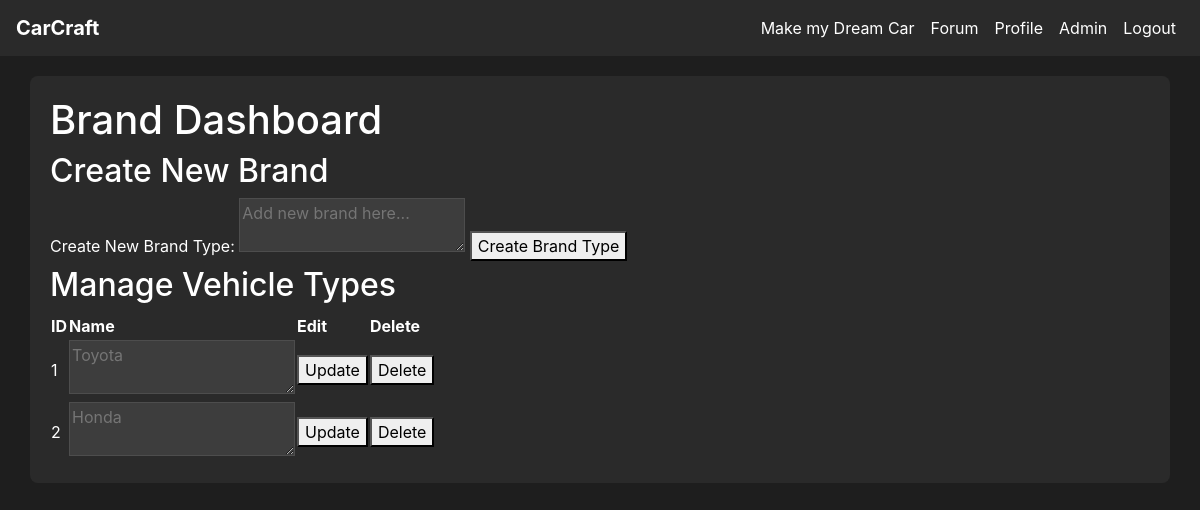
Page /brand_type (signed in) on the earlier database version.
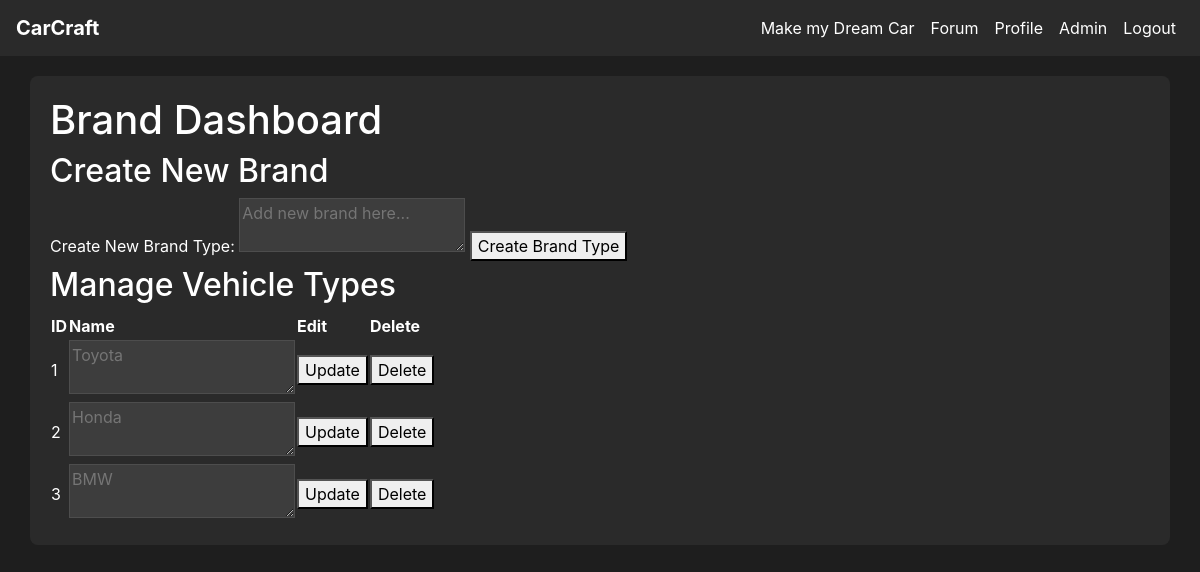
Same page on the later database version.
### tables this page shows
CREATE TABLE brand (
    brand_id INTEGER PRIMARY KEY AUTOINCREMENT,
    name VARCHAR(20)
);

### app.py (the view, shortened to what this page needs)
@app.route('/brand_type', methods=["GET", 'POST'])
@login_required
def brand_type():
    if not current_user.admin:
        flash('Access denied. Admin privileges required.')
        return redirect(url_for('home'))
    conn = get_db_connection()
    brands = conn.execute('SELECT * FROM brand').fetchall()
    return render_template('brand_type.html', brands=brands)

### app.py (called while the page is built)
def get_db_connection():
    conn = sqlite3.connect(DATABASE)
    conn.row_factory = sqlite3.Row  # This enables column access by name: row['column_name']
    return conn

@login_manager.user_loader
def load_user(user_id):
    return User.get(user_id)

    @staticmethod
    def get(user_id):
        conn = get_db_connection()
        user_data = conn.execute('SELECT * FROM user WHERE user_id = ?', (user_id,)).fetchone()
        conn.close()
        if user_data:
            return User(
                user_id=user_data['user_id'],
                username=user_data['username'],
                email=user_data['email'],
                password_hash=user_data['password_hash'],
                admin=bool(user_data['admin'])
            )
        return None

### templates/brand_type.html
{% extends "base.html" %}
{% block content %}
    <h1> Brand Dashboard </h1>
    <h2> Create New Brand </h2>
    <form method="POST">
        <label for="name">Create New Brand Type:</label>
        <textarea id="name" name="name" placeholder="Add new brand here..." maxlength="20" required></textarea>
        <button type="submit">Create Brand Type</button>
    </form>
    <h2> Manage Vehicle Types </h2>
    {% if brands %}
    <table>
        <thead>
            <th>ID</th>
            <th>Name</th>
            <th>Edit</th>
            <th>Delete</th>
        </thead>
        <tbody>
            {% for item in brands %}
                <tr>
                    <td> {{ item.brand_id }} </td>
                        <form method="POST" action="{{ url_for('brand_type_edit', brand_id=item.brand_id) }}">
                            <td>
                                <textarea id="name" name="name" placeholder="{{ item.name }}"  maxlength="20" required></textarea>
                            </td>
                            <td>
                                <button type="submit" onclick="return confirm('Are you sure you want to update this vehicle type?')">Update</button>
                            </td>
                        </form>
                    <td>
                        <form method="POST" action="{{ url_for('brand_type_delete', brand_id=item.brand_id) }}" style="display: inline;">
                            <button type="submit" onclick="return confirm('Are you sure you want to delete this brand type?')">Delete</button>
                        </form>
                    </td>
                </tr>
            {% endfor %}
        </tbody>
    </table>
    {% else %}
        <p> No vehicle types exist in the database. </p>
    {% endif %}
{% endblock %}

Differences in the rows shown:
added brand: brand_id "3", name "BMW"
